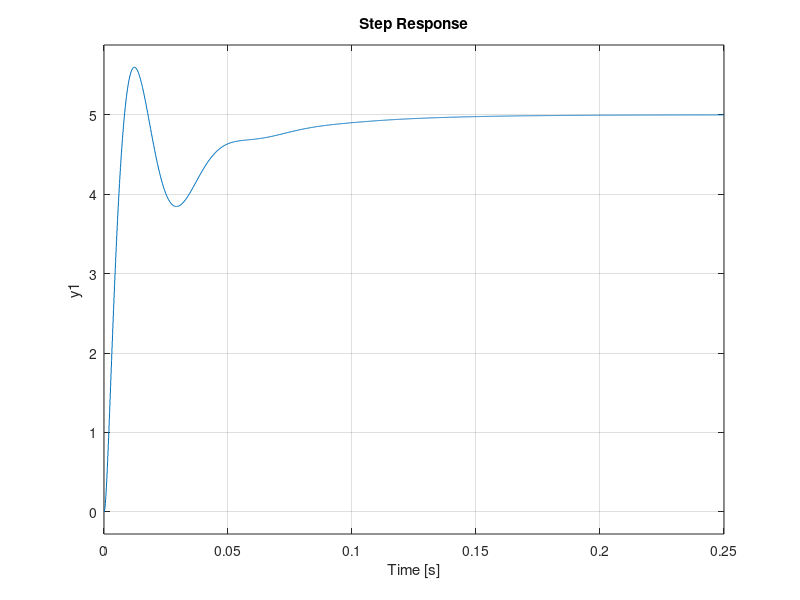
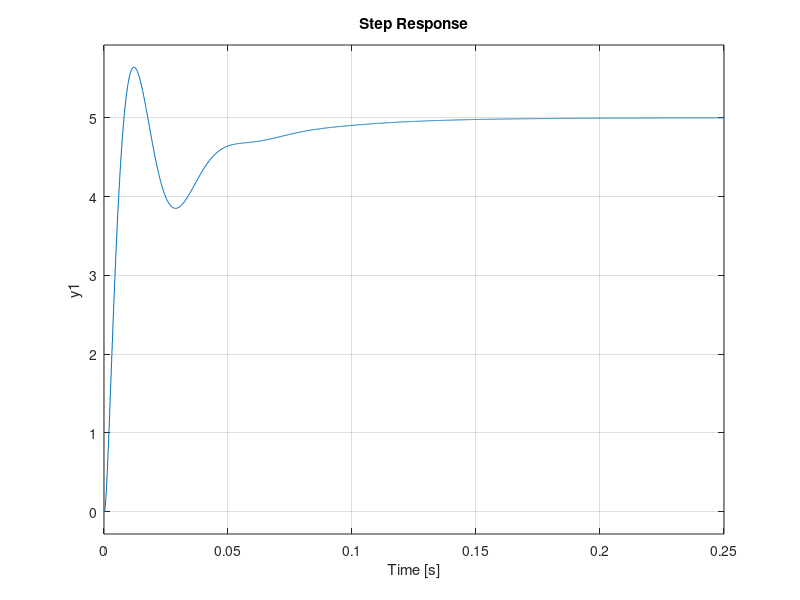

Here is the MATLAB script that generated these plots, in order: (Note: this script raises an error after producing the figures.)
r1=1000;
r2=10000;
r3=10000;
c1=0.000001;
c2=0.0000001;
c3=0.00001;
k1=(r1*r2*3*c1*c2*c3);
k2=c2*(r3*c3*r1+r3*c3*r2+r1*c1*r2+r1*c1*r3);
k3=(r1*c1+c2*(r1+r2+r3));
G= tf([1],[k1 k2 k3 1]);
step(G);
%%%%%%%%%%%%%%%%%%%%%%%%%%%%%%%%%%%%%%%%%%%%%%%%%%%%%%%%%%%%%%%%%%%%%%
%parte 4

G1 = tf([1e07], [1, 1120, 3.1e04, 1e07]);
KP = 2.6721;
KI = 91.7418;
KD = 0.019204;
N  = 25943.8814;
Ts = 0.0001;
PIDF = pid(KP,KI,KD,1/N);

%%%%%%%%%%%%%%%%%%%%%%%%%%%%%%%%%%%%%%%%%%%%%%%%%%%%%%%%%%
H = c2d(PIDF,Ts,'tustin');
H_P = c2d(G1,Ts,'tustin');
G_T = feedback(H*H_P,1,-1);
figure(1);
step(5*G_T,0.25);


%%%%%%%%%%%%%%%%%%%%%%%%%%%%%%%%%%%%%%%%%%%%%%%%%%%%%%%%%%
H1 = c2d(PIDF,Ts,'matched');
H_P1 = c2d(G1,Ts,'matched');
G_M = feedback(H1*H_P1,1,-1);
figure(2);
step(5*G_M,0.25);


%%%%%%%%%%%%%%%%%%%%%%%%%%%%%%%%%%%%%%%%%%%%%%%%%%%%%%%%%%

syms 


%syms s z;
%s = (z-1)/(Ts*z);
%G1_2 = 1e07/(s^3 + 1120*s^2 +3.1e04*s + 1e07);
%snew = subs(G1_2,s,z);
%snew_1 = simplify(snew);

BEuler = pid(KP,KI,KD,1/N,Ts,'IFormula','BackwardEuler','DFormula','BackwardEuler');

z=tf("z",Ts);
TfB=(10*z^3) / (2161*z^3 - 5271*z^2 + 4120*z - 1000);
G_B = feedback(TfB*BEuler,1,-1);
figure(3);
step(5*G_B,0.25);